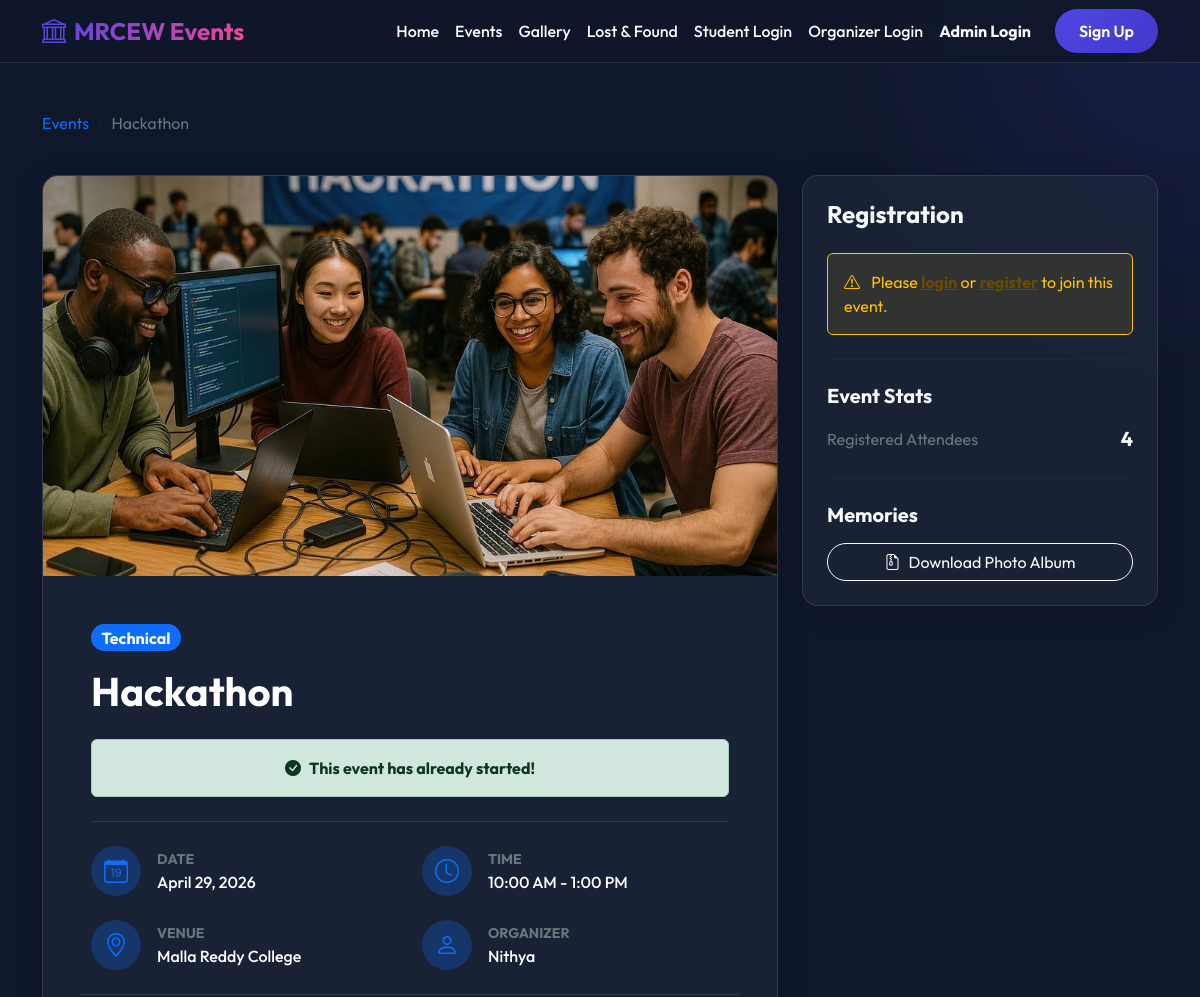
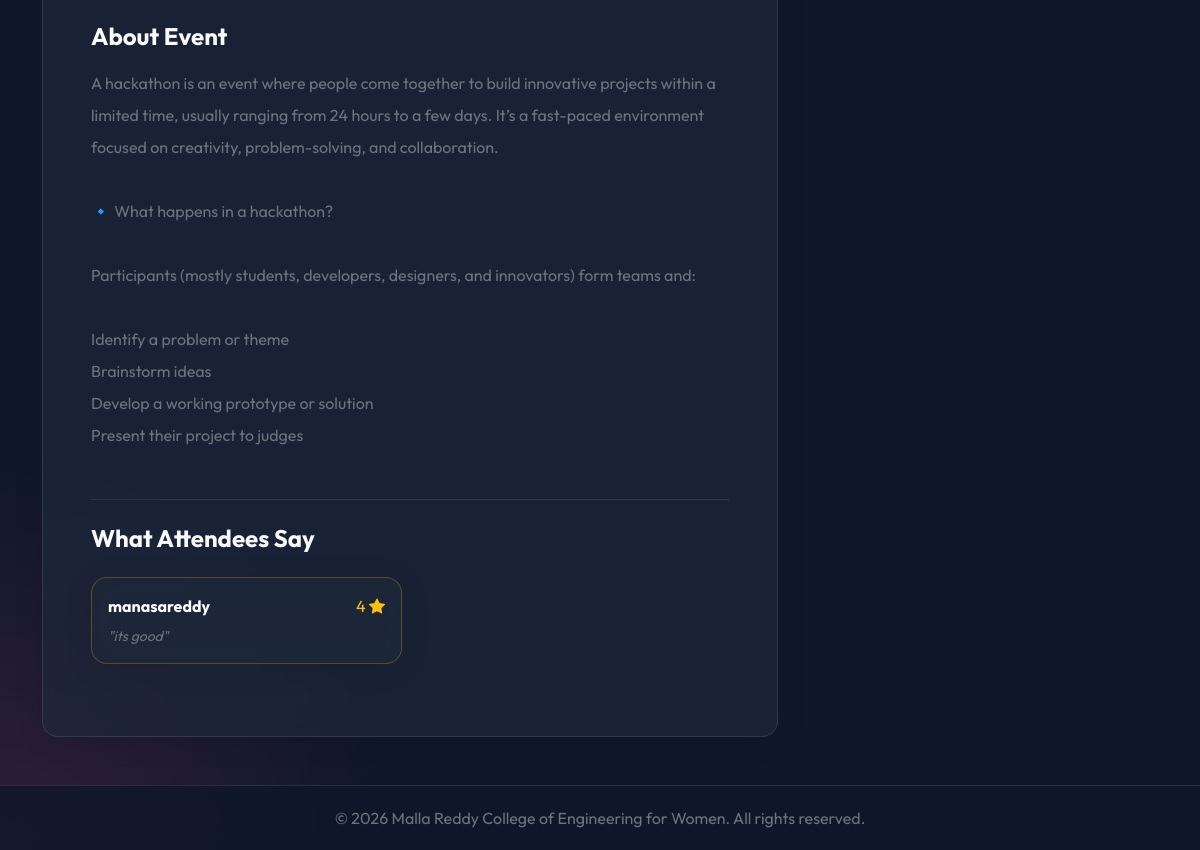
The app's page /events/2/ with its own data (2 pictures, top to bottom).
### core/models.py (models this page shows, shortened)
class Event(models.fields.Field):
    pass # Replaced below

class User(AbstractUser):
    ROLE_CHOICES = (
        ('Admin', 'Admin'),
        ('Organizer', 'Organizer'),
        ('Student', 'Student'),
    )
    role = models.CharField(max_length=20, choices=ROLE_CHOICES, default='Student')
    phone_number = models.CharField(max_length=15, blank=True, null=True)

class Feedback(models.Model):
    event = models.ForeignKey(Event, on_delete=models.CASCADE, related_name='feedbacks')
    student = models.ForeignKey(User, on_delete=models.CASCADE)
    rating = models.IntegerField(choices=[(i, i) for i in range(1, 6)])
    comments = models.TextField()
    created_at = models.DateTimeField(auto_now_add=True)

### core/views.py (the view)
def event_detail(request, pk):
    event = get_object_or_404(Event, pk=pk)
    is_registered = False
    if request.user.is_authenticated:
        is_registered = event.registrations.filter(student=request.user).exists()
    return render(request, 'core/event_detail.html', {'event': event, 'is_registered': is_registered})

### templates/core/event_detail.html (shortened to what this page needs)
{% extends 'base.html' %}
{% block content %}
<div class="row mb-4">
    <div class="col-12">
        <nav aria-label="breadcrumb">
            <ol class="breadcrumb">
                <li class="breadcrumb-item"><a href="{% url 'event_list' %}" class="text-primary text-decoration-none">Events</a></li>
                <li class="breadcrumb-item active text-secondary" aria-current="page">{{ event.title }}</li>
            </ol>
        </nav>
    </div>
</div>
<div class="row">
    <div class="col-lg-8 mb-4 mb-lg-0">
        <div class="glass-card overflow-hidden">
            {% if event.image %}
                <img src="{{ event.image.url }}" class="img-fluid w-100 object-fit-cover" alt="{{ event.title }}" style="max-height: 400px;">
            {% else %}
                <div class="bg-primary bg-gradient d-flex align-items-center justify-content-center" style="height: 300px; opacity: 0.8;">
                    <i class="bi bi-calendar-event text-white display-1"></i>
                </div>
            {% endif %}
            <div class="p-4 p-md-5">
                <div class="d-flex justify-content-between align-items-center mb-3">
                    <div>
                        <span class="badge bg-primary rounded-pill me-2 fs-6">{{ event.category }}</span>
                    </div>
                </div>
                <h1 class="fw-bold text-white mb-4">{{ event.title }}</h1>
                <div class="mb-4 pb-4 border-bottom border-secondary border-opacity-25 text-center" id="event-countdown-container">
                </div>
                <div class="row g-4 mb-4 pb-4 border-bottom border-secondary border-opacity-25">
                    <div class="col-sm-6">
                        <div class="d-flex align-items-center">
                            <div class="bg-primary bg-opacity-25 text-primary rounded-circle p-3 me-3 d-flex align-items-center justify-content-center" style="width: 50px; height: 50px;">
                                <i class="bi bi-calendar-date fs-4"></i>
                            </div>
                            <div>
                                <div class="text-secondary small text-uppercase fw-bold">Date</div>
                                <div class="fw-medium text-white">{{ event.date|date:"F j, Y" }}</div>
                            </div>
                        </div>
                    </div>
                    <div class="col-sm-6">
                        <div class="d-flex align-items-center">
                            <div class="bg-primary bg-opacity-25 text-primary rounded-circle p-3 me-3 d-flex align-items-center justify-content-center" style="width: 50px; height: 50px;">
                                <i class="bi bi-clock fs-4"></i>
                            </div>
                            <div>
                                <div class="text-secondary small text-uppercase fw-bold">Time</div>
                                <div class="fw-medium text-white">{{ event.start_time|time:"g:i A" }} - {{ event.end_time|time:"g:i A" }}</div>
                            </div>
                        </div>
                    </div>
                    <div class="col-sm-6">
                        <div class="d-flex align-items-center">
                            <div class="bg-primary bg-opacity-25 text-primary rounded-circle p-3 me-3 d-flex align-items-center justify-content-center" style="width: 50px; height: 50px;">
                                <i class="bi bi-geo-alt fs-4"></i>
                            </div>
                            <div>
                                <div class="text-secondary small text-uppercase fw-bold">Venue</div>
                                <div class="fw-medium text-white">{{ event.venue }}</div>
                            </div>
                        </div>
                    </div>
                    <div class="col-sm-6">
                        <div class="d-flex align-items-center">
                            <div class="bg-primary bg-opacity-25 text-primary rounded-circle p-3 me-3 d-flex align-items-center justify-content-center" style="width: 50px; height: 50px;">
                                <i class="bi bi-person fs-4"></i>
                            </div>
                            <div>
                                <div class="text-secondary small text-uppercase fw-bold">Organizer</div>
                                <div class="fw-medium text-white">{{ event.organizer.get_full_name|default:event.organizer.username }}</div>
                            </div>
                        </div>
                    </div>
                </div>
                <h4 class="fw-bold mb-3">About Event</h4>
                <div class="text-secondary lh-lg mb-5" style="white-space: pre-wrap;">{{ event.description }}</div>
                {% if event.feedbacks.all %}
                <h4 class="fw-bold mb-4 border-top border-secondary border-opacity-25 pt-4">What Attendees Say</h4>
                <div class="row g-3 mb-4">
                    {% for feedback in event.feedbacks.all %}
                    <div class="col-md-6">
                        <div class="glass-card p-3 h-100 border-warning border-opacity-25">
                            <div class="d-flex justify-content-between align-items-center mb-2">
                                <div class="fw-bold text-white">{{ feedback.student.get_full_name|default:feedback.student.username }}</div>
                                <div class="text-warning">
                                    {{ feedback.rating }} <i class="bi bi-star-fill"></i>
                                </div>
                            </div>
                            <p class="text-secondary small mb-0 fst-italic">"{{ feedback.comments }}"</p>
                        </div>
                    </div>
                    {% endfor %}
                </div>
                {% endif %}
            </div>
        </div>
    </div>
    <div class="col-lg-4">
        <div class="glass-card p-4 position-sticky" style="top: 100px;">
            <h4 class="fw-bold mb-4">Registration</h4>
            {% if not user.is_authenticated %}
                <div class="alert alert-warning bg-warning bg-opacity-10 border-warning text-warning">
                    <i class="bi bi-exclamation-triangle me-2"></i> Please <a href="{% url 'login' %}?next={{ request.path }}" class="alert-link">login</a> or <a href="{% url 'register' %}" class="alert-link">register</a> to join this event.
                </div>
            {% endif %}
            <hr class="border-secondary border-opacity-25 my-4">
            <h5 class="fw-bold mb-3">Event Stats</h5>
            <div class="d-flex justify-content-between align-items-center mb-4">
                <span class="text-secondary">Registered Attendees</span>
                <span class="fw-bold fs-5 text-white">{{ event.registrations.count }}</span>
            </div>
            {% if event.photos.exists %}
            <hr class="border-secondary border-opacity-25 my-4">
            <h5 class="fw-bold mb-3">Memories</h5>
            <div class="d-grid gap-2">
                <a href="{% url 'download_album' event.pk %}" class="btn btn-outline-light rounded-pill">
                    <i class="bi bi-file-earmark-zip me-2"></i>Download Photo Album
                </a>
            </div>
            {% endif %}
        </div>
    </div>
</div>
{% endblock %}

### static/css/style.css (style rules this page uses)
:root { --primary-color: #4f46e5; --primary-hover: #4338ca; --secondary-color: #ec4899; --bg-color: #0f172a; --card-bg: rgba(30, 41, 59, 0.7); --text-primary: #f8fafc; --text-secondary: #94a3b8; --glass-border: rgba(255, 255, 255, 0.1); }
body { font-family: 'Outfit', sans-serif; background-color: var(--bg-color); color: var(--text-primary); min-height: 100vh; display: flex; flex-direction: column; background-image: radial-gradient(circle at top right, rgba(79, 70, 229, 0.15), transparent 400px), radial-gradient(circle at bottom left, rgba(236, 72, 153, 0.15), transparent 400px); background-attachment: fixed; }
.glass-card { background: var(--card-bg); backdrop-filter: blur(16px); border: 1px solid var(--glass-border); border-radius: 16px; box-shadow: 0 4px 30px rgba(0, 0, 0, 0.1); transition: transform 0.3s ease, box-shadow 0.3s ease; }

### records on screen
Event: title "Hackathon", image (picture), category "Technical", date "April 29, 2026", start_time "10:00 AM", end_time "1:00 PM", venue "Malla Reddy College", organizer.get_full_name "Nithya", description "A hackathon is an event where people come together to build innovative projects within a limited time, usually ranging from 24 hours to a few days. It’s a fast-paced environment focused on creativity, problem-solving, and collaboration. 🔹 What happens in a hackathon? Participants (mostly students, developers, designers, and innovators) form teams and: Identify a problem or theme Brainstorm ideas Develop a working prototype or solution Present their project to judges", registrations.count "4"
Feedback: student.get_full_name "manasareddy", rating "4", comments "its good"
